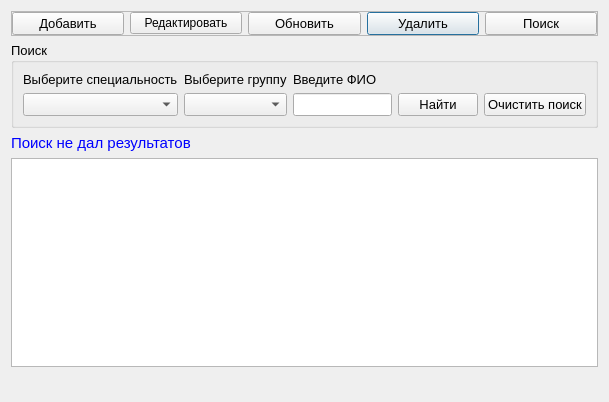
<?xml version="1.0" encoding="UTF-8"?>
<ui version="4.0">
 <class>Student</class>
 <widget class="QDialog" name="Student">
  <property name="geometry">
   <rect>
    <x>0</x>
    <y>0</y>
    <width>609</width>
    <height>402</height>
   </rect>
  </property>
  <property name="windowTitle">
   <string>Студенты</string>
  </property>
  <layout class="QGridLayout" name="gridLayout_3">
   <item row="0" column="0" colspan="3">
    <widget class="QFrame" name="frame">
     <property name="frameShape">
      <enum>QFrame::StyledPanel</enum>
     </property>
     <property name="frameShadow">
      <enum>QFrame::Raised</enum>
     </property>
     <layout class="QGridLayout" name="gridLayout_2">
      <property name="leftMargin">
       <number>0</number>
      </property>
      <property name="topMargin">
       <number>0</number>
      </property>
      <property name="rightMargin">
       <number>0</number>
      </property>
      <property name="bottomMargin">
       <number>0</number>
      </property>
      <item row="0" column="3">
       <widget class="QPushButton" name="pushButton_del">
        <property name="font">
         <font>
          <pointsize>10</pointsize>
         </font>
        </property>
        <property name="text">
         <string>Удалить</string>
        </property>
        <property name="icon">
         <iconset resource="resourses.qrc">
          <normaloff>:/img/img/delete.png</normaloff>:/img/img/delete.png</iconset>
        </property>
       </widget>
      </item>
      <item row="0" column="0">
       <widget class="QPushButton" name="pushButton_add">
        <property name="font">
         <font>
          <pointsize>10</pointsize>
         </font>
        </property>
        <property name="text">
         <string>Добавить</string>
        </property>
        <property name="icon">
         <iconset resource="resourses.qrc">
          <normaloff>:/img/img/add.png</normaloff>:/img/img/add.png</iconset>
        </property>
       </widget>
      </item>
      <item row="0" column="2">
       <widget class="QPushButton" name="pushButton_update">
        <property name="font">
         <font>
          <pointsize>10</pointsize>
         </font>
        </property>
        <property name="text">
         <string>Обновить</string>
        </property>
        <property name="icon">
         <iconset resource="resourses.qrc">
          <normaloff>:/img/img/refresh.png</normaloff>:/img/img/refresh.png</iconset>
        </property>
       </widget>
      </item>
      <item row="0" column="4">
       <widget class="QPushButton" name="pushButton_search">
        <property name="font">
         <font>
          <pointsize>10</pointsize>
         </font>
        </property>
        <property name="text">
         <string>Поиск</string>
        </property>
        <property name="icon">
         <iconset resource="resourses.qrc">
          <normaloff>:/img/img/find.png</normaloff>:/img/img/find.png</iconset>
        </property>
       </widget>
      </item>
      <item row="0" column="1">
       <widget class="QPushButton" name="pushButton_edit">
        <property name="text">
         <string>Редактировать</string>
        </property>
        <property name="icon">
         <iconset resource="resourses.qrc">
          <normaloff>:/img/img/edit.png</normaloff>:/img/img/edit.png</iconset>
        </property>
       </widget>
      </item>
     </layout>
    </widget>
   </item>
   <item row="1" column="0" colspan="3">
    <widget class="QGroupBox" name="groupBox_search">
     <property name="font">
      <font>
       <pointsize>10</pointsize>
      </font>
     </property>
     <property name="title">
      <string>Поиск</string>
     </property>
     <layout class="QGridLayout" name="gridLayout" columnstretch="4,4,4,0,0">
      <item row="0" column="2">
       <widget class="QLabel" name="label_2">
        <property name="font">
         <font>
          <pointsize>10</pointsize>
         </font>
        </property>
        <property name="text">
         <string>Введите ФИО</string>
        </property>
       </widget>
      </item>
      <item row="1" column="2">
       <widget class="QLineEdit" name="lineEdit_name">
        <property name="font">
         <font>
          <pointsize>10</pointsize>
         </font>
        </property>
        <property name="clearButtonEnabled">
         <bool>true</bool>
        </property>
       </widget>
      </item>
      <item row="1" column="4">
       <widget class="QPushButton" name="pushButton_clear">
        <property name="font">
         <font>
          <pointsize>10</pointsize>
         </font>
        </property>
        <property name="text">
         <string>Очистить поиск</string>
        </property>
        <property name="icon">
         <iconset resource="resourses.qrc">
          <normaloff>:/img/img/clear.png</normaloff>:/img/img/clear.png</iconset>
        </property>
       </widget>
      </item>
      <item row="0" column="1">
       <widget class="QLabel" name="label">
        <property name="text">
         <string>Выберите группу</string>
        </property>
       </widget>
      </item>
      <item row="1" column="1">
       <widget class="QComboBox" name="comboBox_gruppa"/>
      </item>
      <item row="1" column="3">
       <widget class="QPushButton" name="pushButton_find">
        <property name="font">
         <font>
          <pointsize>10</pointsize>
         </font>
        </property>
        <property name="text">
         <string>Найти</string>
        </property>
        <property name="icon">
         <iconset resource="resourses.qrc">
          <normaloff>:/img/img/findOk.png</normaloff>:/img/img/findOk.png</iconset>
        </property>
       </widget>
      </item>
      <item row="0" column="0">
       <widget class="QLabel" name="label_3">
        <property name="text">
         <string>Выберите специальность</string>
        </property>
       </widget>
      </item>
      <item row="1" column="0">
       <widget class="QComboBox" name="comboBox_spec"/>
      </item>
     </layout>
    </widget>
   </item>
   <item row="2" column="0" colspan="2">
    <widget class="QLabel" name="label_result">
     <property name="maximumSize">
      <size>
       <width>16777215</width>
       <height>20</height>
      </size>
     </property>
     <property name="font">
      <font>
       <pointsize>11</pointsize>
      </font>
     </property>
     <property name="styleSheet">
      <string notr="true">color:rgb(0, 0, 255)</string>
     </property>
     <property name="text">
      <string>Поиск не дал результатов</string>
     </property>
    </widget>
   </item>
   <item row="3" column="0" colspan="3">
    <widget class="QTableView" name="tableView">
     <property name="font">
      <font>
       <pointsize>10</pointsize>
      </font>
     </property>
     <property name="contextMenuPolicy">
      <enum>Qt::ActionsContextMenu</enum>
     </property>
     <property name="alternatingRowColors">
      <bool>true</bool>
     </property>
     <property name="selectionMode">
      <enum>QAbstractItemView::SingleSelection</enum>
     </property>
     <property name="selectionBehavior">
      <enum>QAbstractItemView::SelectRows</enum>
     </property>
    </widget>
   </item>
   <item row="4" column="0" colspan="3">
    <widget class="QLabel" name="label_naideno">
     <property name="sizePolicy">
      <sizepolicy hsizetype="Preferred" vsizetype="Fixed">
       <horstretch>0</horstretch>
       <verstretch>0</verstretch>
      </sizepolicy>
     </property>
     <property name="font">
      <font>
       <pointsize>12</pointsize>
      </font>
     </property>
     <property name="styleSheet">
      <string notr="true">color:rgb(85, 0, 255)</string>
     </property>
     <property name="text">
      <string/>
     </property>
    </widget>
   </item>
  </layout>
  <action name="actionEdit">
   <property name="icon">
    <iconset resource="resourses.qrc">
     <normaloff>:/img/img/edit.png</normaloff>:/img/img/edit.png</iconset>
   </property>
   <property name="text">
    <string>Редактировать выбранного студента</string>
   </property>
  </action>
  <action name="actionDelete">
   <property name="icon">
    <iconset resource="resourses.qrc">
     <normaloff>:/img/img/delete.png</normaloff>:/img/img/delete.png</iconset>
   </property>
   <property name="text">
    <string>Удалить выбранного студента</string>
   </property>
  </action>
 </widget>
 <resources>
  <include location="resourses.qrc"/>
 </resources>
 <connections/>
</ui>
